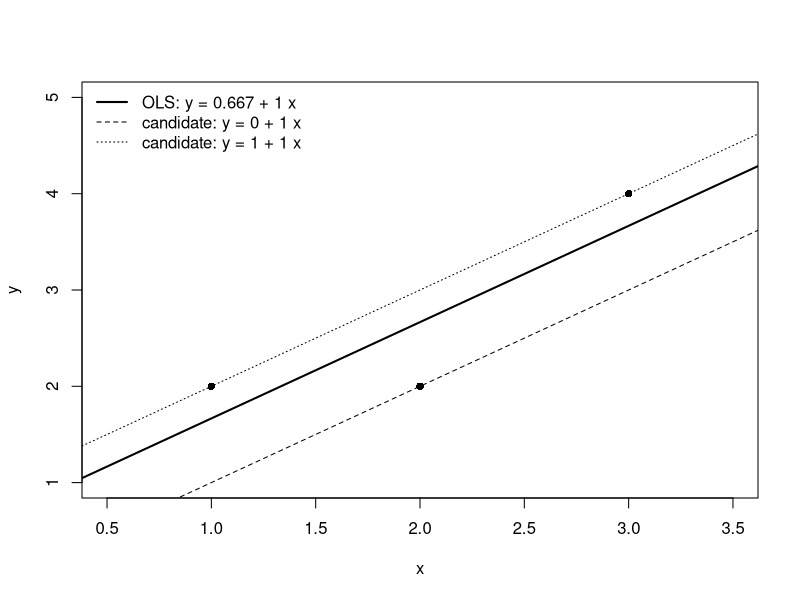
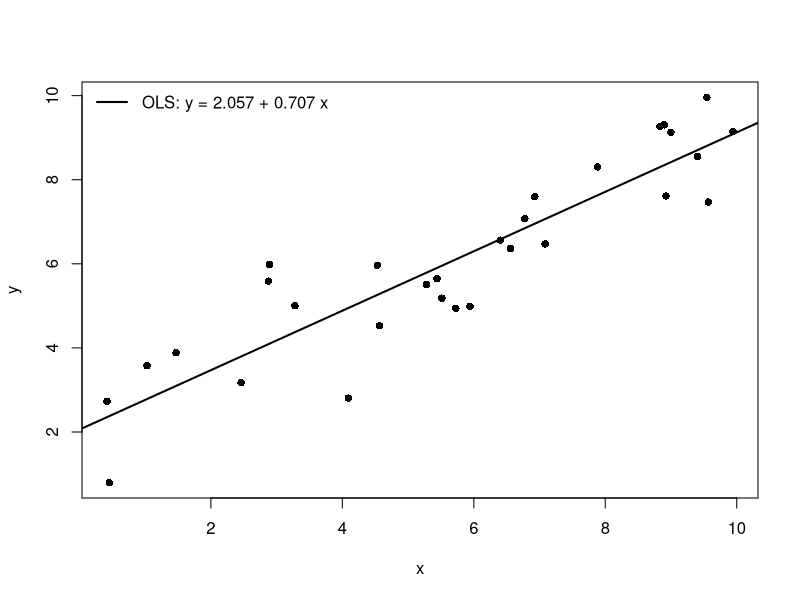
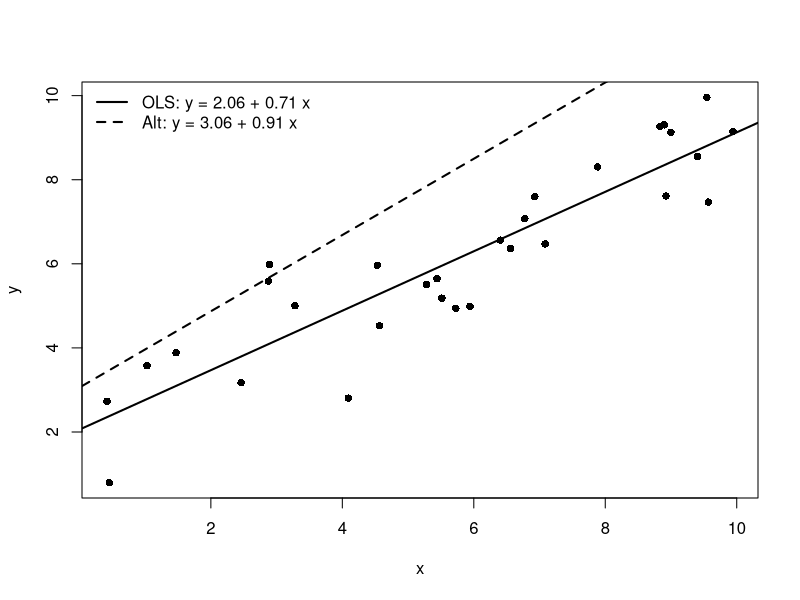
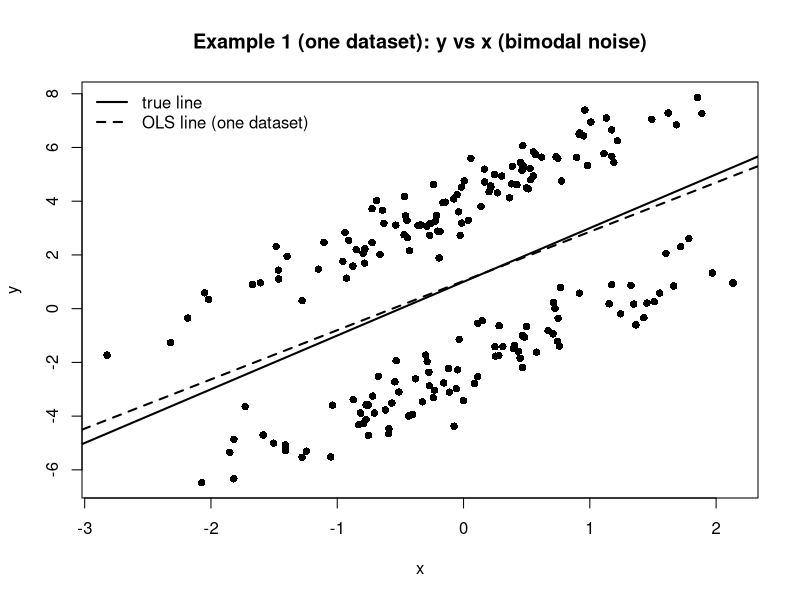
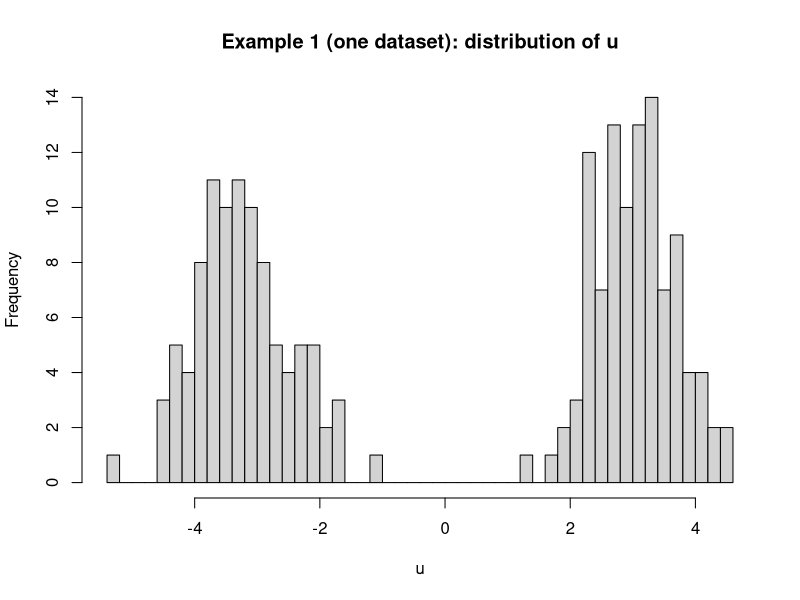
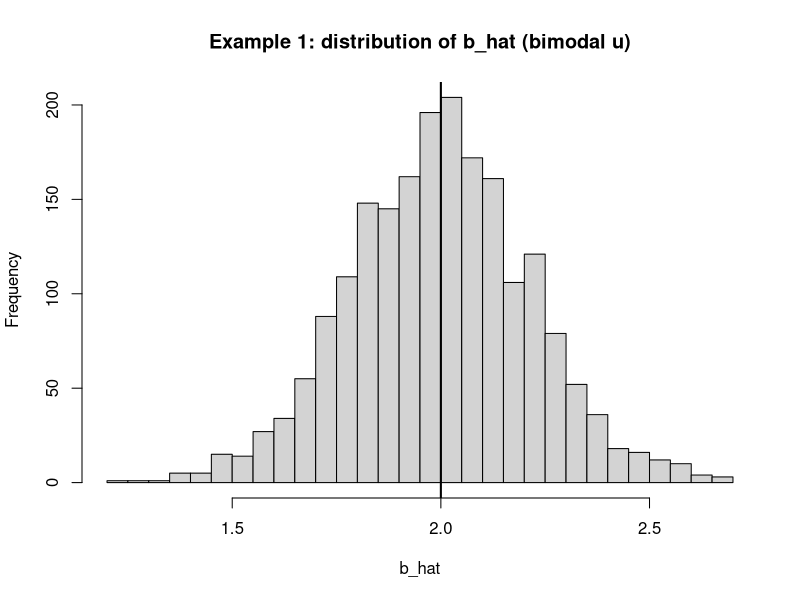
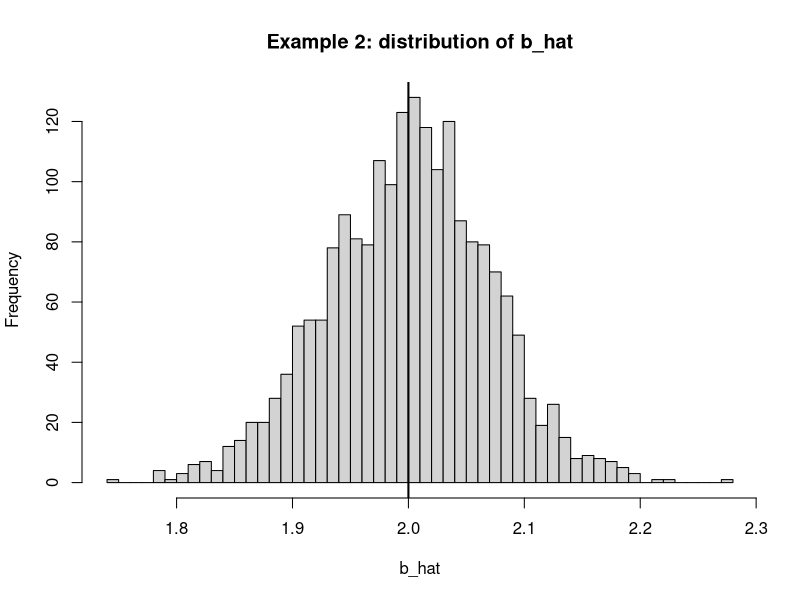
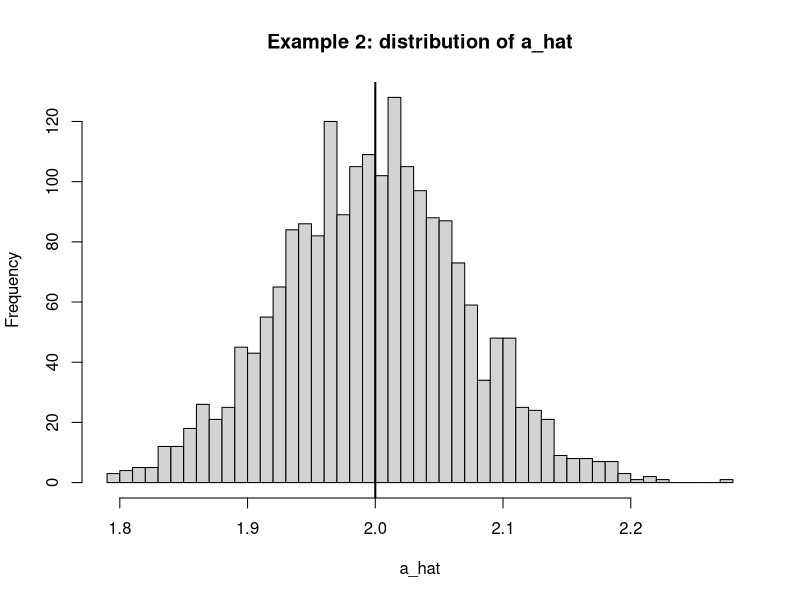

Write the R code that produced these figures, in order.
## ---- chunk 1
#| echo: true
#| message: false
#| warning: false

# ---- data ----
df <- data.frame(
  x = c(1, 2, 3),
  y = c(2, 2, 4)
)

# ---- OLS fit (y = a + b x) ----
fit <- lm(y ~ x, data = df)
a_hat <- coef(fit)[1]
b_hat <- coef(fit)[2]

# ---- plot range ----
x_min <- min(df$x) - 0.5
x_max <- max(df$x) + 0.5

# ---- base plot ----
plot(df$x, df$y,
     xlab = "x", ylab = "y",
     xlim = c(x_min, x_max),
     ylim = range(df$y) + c(-1, 1),
     pch = 16)

# ---- OLS line ----
abline(a = a_hat, b = b_hat, lwd = 2)

# ---- optional: candidate lines from the text ----
abline(a = 0, b = 1, lty = 2)  # a=0, b=1
abline(a = 1, b = 1, lty = 3)  # a=1, b=1

# ---- legend ----
legend("topleft",
       legend = c(
         paste0("OLS: y = ", round(a_hat, 3), " + ", round(b_hat, 3), " x"),
         "candidate: y = 0 + 1 x",
         "candidate: y = 1 + 1 x"
       ),
       lty = c(1, 2, 3),
       lwd = c(2, 1, 1),
       bty = "n")
## ---- chunk 2
#| echo: true
#| message: false
#| warning: false

# -------------------------------------------------
# 1) データ（例として n 個の点を作る）
# -------------------------------------------------
set.seed(123)

n <- 30
x <- runif(n, min = 0, max = 10)                 # x をランダムに作る
y <- 1.5 + 0.8 * x + rnorm(n, mean = 0, sd = 1)  # 直線 + ノイズで y を作る

df <- data.frame(x = x, y = y)

# -------------------------------------------------
# 2) OLS を実行する（y = a + b x）
# -------------------------------------------------
fit <- lm(y ~ x, data = df)

# 推定された a, b（切片と傾き）
a_hat <- coef(fit)[1]
b_hat <- coef(fit)[2]

a_hat
b_hat
## ---- chunk 3
#| echo: true
#| message: false
#| warning: false

# 散布図
plot(df$x, df$y,
     xlab = "x", ylab = "y",
     pch = 16)

# OLS直線（推定された a_hat, b_hat を使う）
abline(a = a_hat, b = b_hat, lwd = 2)

# 凡例
legend("topleft",
       legend = paste0("OLS: y = ", round(a_hat, 3), " + ", round(b_hat, 3), " x"),
       lwd = 2, bty = "n")
## ---- chunk 4
#| echo: true
#| message: false
#| warning: false

# 予測値と残差
y_hat <- predict(fit)          # 各 i の予測値 \hat{y}_i
e     <- df$y - y_hat          # 残差 e_i = y_i - \hat{y}_i

# SSE = sum e_i^2
SSE <- sum(e^2)
SSE
## ---- chunk 5
#| echo: true
#| message: false
#| warning: false

a_alt <- a_hat + 1
b_alt <- b_hat + 0.2

# 代替直線での予測値・残差・SSE
y_hat_alt <- a_alt + b_alt * df$x
e_alt     <- df$y - y_hat_alt
SSE_alt   <- sum(e_alt^2)

c(SSE_ols = SSE, SSE_alt = SSE_alt)
## ---- chunk 6
#| echo: true
#| message: false
#| warning: false

plot(df$x, df$y,
     xlab = "x", ylab = "y",
     pch = 16)

# OLS直線
abline(a = a_hat, b = b_hat, lwd = 2)

# ズレた直線
abline(a = a_alt, b = b_alt, lty = 2, lwd = 2)

legend("topleft",
       legend = c(
         paste0("OLS: y = ", round(a_hat, 2), " + ", round(b_hat, 2), " x"),
         paste0("Alt: y = ", round(a_alt, 2), " + ", round(b_alt, 2), " x")
       ),
       lwd = 2, lty = c(1, 2), bty = "n")
## ---- chunk 7
#| echo: true
#| message: false
#| warning: false

set.seed(1)

# --- true parameters ---
beta0 <- 1
beta1 <- 2

# --- simulation settings ---
n <- 200
R <- 2000

# --- helper: one OLS slope/intercept from generated (x,y) ---
ols_coef <- function(x, y) {
  cf <- coef(lm(y ~ x))
  c(a_hat = unname(cf[1]), b_hat = unname(cf[2]))
}

# --- helper: run many reps, given a generator for u (can depend on x) ---
run_sim <- function(u_generator, label) {
  a_hat <- numeric(R)
  b_hat <- numeric(R)
  
  for (r in 1:R) {
    x <- rnorm(n, 0, 1)
    u <- u_generator(x)
    y <- beta0 + beta1 * x + u
    
    cf <- ols_coef(x, y)
    a_hat[r] <- cf[1]
    b_hat[r] <- cf[2]
  }
  
  list(label = label, a_hat = a_hat, b_hat = b_hat)
}

summarize_sim <- function(sim) {
  c(
    mean_a = mean(sim$a_hat),
    mean_b = mean(sim$b_hat),
    sd_a   = sd(sim$a_hat),
    sd_b   = sd(sim$b_hat)
  )
}
## ---- chunk 8
#| echo: true
#| message: false
#| warning: false

set.seed(101)

# 1回分のデータを作る（図示用）
x <- rnorm(n, 0, 1)

m <- 3       # 2つの山の中心（±m）
sigma <- 0.7 # 各山の広がり

s <- sample(c(-1, 1), size = n, replace = TRUE)  # -1 or +1 を等確率で
u <- s * m + rnorm(n, 0, sigma)

y <- beta0 + beta1 * x + u

# 散布図：y vs x
plot(x, y, pch = 16,
     xlab = "x", ylab = "y",
     main = "Example 1 (one dataset): y vs x (bimodal noise)")

# 真の直線
abline(a = beta0, b = beta1, lwd = 2)

# OLS直線（この1回分）
fit_one <- lm(y ~ x)
abline(fit_one, lwd = 2, lty = 2)

legend("topleft",
       legend = c("true line", "OLS line (one dataset)"),
       lwd = 2, lty = c(1, 2), bty = "n")

# 誤差uの分布（本当に二峰性か確認）
hist(u, breaks = 40,
     main = "Example 1 (one dataset): distribution of u",
     xlab = "u")
## ---- chunk 9
#| echo: true
#| message: false
#| warning: false

# bimodal error generator: mixture of two normals centered at ±m
m <- 3
sigma <- 0.7

sim1 <- run_sim(
  u_generator = function(x) {
    s <- sample(c(-1, 1), size = length(x), replace = TRUE)
    s * m + rnorm(length(x), 0, sigma)
  },
  label = "Example 1: non-normal u (bimodal mixture), E[u|x]=0 holds"
)

# b_hatの分布
hist(sim1$b_hat, breaks = 40,
     main = "Example 1: distribution of b_hat (bimodal u)",
     xlab = "b_hat")
abline(v = beta1, lwd = 2)
## ---- chunk 10
#| echo: true
#| message: false
#| warning: false

c0 <- 1

sim2 <- run_sim(
  u_generator = function(x) c0 + rnorm(length(x), 0, 1),
  label = "Example 2: E[u]=1 constant shift"
)

summarize_sim(sim2)
## ---- chunk 11
#| echo: true
#| message: false
#| warning: false

hist(sim2$b_hat, breaks = 40,
     main = "Example 2: distribution of b_hat",
     xlab = "b_hat")
abline(v = beta1, lwd = 2)

hist(sim2$a_hat, breaks = 40,
     main = "Example 2: distribution of a_hat",
     xlab = "a_hat")
abline(v = beta0 + c0, lwd = 2)
## ---- chunk 12
#| echo: true
#| message: false
#| warning: false

set.seed(201)

# 1回分のデータ（図示用）
x <- rnorm(n, 0, 1)

sigma_x <- 0.5 + abs(x)            # 分散（正確には標準偏差）がxに依存
u <- sigma_x * rnorm(n, 0, 1)

y <- beta0 + beta1 * x + u

# 散布図 + 真の直線 + OLS直線（この1回分）
plot(x, y, pch = 16,
     xlab = "x", ylab = "y",
     main = "Example 3A (one dataset): heteroskedasticity (Var(u|x) depends on x)")

abline(a = beta0, b = beta1, lwd = 2)     # 真の直線
fit_one <- lm(y ~ x)
abline(fit_one, lwd = 2, lty = 2)         # 1回こっきりOLS

legend("topleft",
       legend = c("true line", "OLS line (one dataset)"),
       lwd = 2, lty = c(1, 2), bty = "n")

## ---- chunk 13
#| echo: true
#| message: false
#| warning: false

sim3A <- run_sim(
  u_generator = function(x) (0.5 + abs(x)) * rnorm(length(x), 0, 1),
  label = "Example 3A: variance depends on x (heteroskedasticity)"
)

summarize_sim(sim3A)
## ---- chunk 14
#| echo: true
#| message: false
#| warning: false

hist(sim3A$b_hat, breaks = 40,
     main = "Example 3A: distribution of b_hat (heteroskedasticity)",
     xlab = "b_hat")
abline(v = beta1, lwd = 2)
## ---- chunk 15
#| echo: true
#| message: false
#| warning: false

set.seed(202)

# 1回分のデータ（図示用）
x <- rnorm(n, 0, 1)

rho <- 1.0
u <- rho * x + rnorm(n, 0, 1)

y <- beta0 + beta1 * x + u

# 散布図 + 真の直線 + OLS直線（この1回分）
plot(x, y, pch = 16,
     xlab = "x", ylab = "y",
     main = "Example 3B (one dataset): endogeneity (E[u|x] != 0)")

abline(a = beta0, b = beta1, lwd = 2)     # 真の直線
fit_one <- lm(y ~ x)
abline(fit_one, lwd = 2, lty = 2)         # 1回こっきりOLS

legend("topleft",
       legend = c("true line", "OLS line (one dataset)"),
       lwd = 2, lty = c(1, 2), bty = "n")
## ---- chunk 16
#| echo: true
#| message: false
#| warning: false

rho <- 1.0

sim3B <- run_sim(
  u_generator = function(x) rho * x + rnorm(length(x), 0, 1),
  label = "Example 3B: mean depends on x (endogeneity)"
)

summarize_sim(sim3B)
## ---- chunk 17
#| echo: true
#| message: false
#| warning: false

hist(sim3B$b_hat, breaks = 40,
     main = "Example 3B: distribution of b_hat (endogeneity)",
     xlab = "b_hat")
abline(v = beta1, lwd = 2)
## ---- chunk 18
#| echo: true
#| message: false
#| warning: false

set.seed(301)

# -----------------------------
# settings
# -----------------------------
n_ts <- n          # 既に n <- 200 を使っている想定
rho_ar <- 0.7
sigma_eps <- 1

# -----------------------------
# generate one dataset
# -----------------------------
t <- 1:n_ts

# x_t is exogenous
x <- rnorm(n_ts, 0, 1)

# AR(1) error: u_t = rho u_{t-1} + eps_t
eps <- rnorm(n_ts, 0, sigma_eps)
u <- numeric(n_ts)
u[1] <- eps[1]
for (k in 2:n_ts) {
  u[k] <- rho_ar * u[k-1] + eps[k]
}

# outcome
y <- beta0 + beta1 * x + u

# one-shot OLS
fit_one <- lm(y ~ x)

# -----------------------------
# show coefficients (optional)
# -----------------------------
coef(fit_one)

# -----------------------------
# plots
# -----------------------------
# (1) time series of u_t
plot(t, u, type = "l",
     xlab = "t", ylab = "u_t",
     main = "Example 4A (one dataset): AR(1) errors u_t")

# (2) time series of y_t
plot(t, y, type = "l",
     xlab = "t", ylab = "y_t",
     main = "Example 4A (one dataset): y_t over time")

# (3) scatter + true line + OLS line
plot(x, y, pch = 16,
     xlab = "x_t", ylab = "y_t",
     main = "Example 4A (one dataset): y_t vs x_t with AR(1) errors")

abline(a = beta0, b = beta1, lwd = 2)   # true line
abline(fit_one, lwd = 2, lty = 2)       # OLS line (one dataset)

legend("topleft",
       legend = c("true line", "OLS line (one dataset)"),
       lwd = 2, lty = c(1, 2), bty = "n")
## ---- chunk 19
#| echo: true
#| message: false
#| warning: false

rho_ar <- 0.7   # 誤差の自己相関
sigma_eps <- 1  # ショックの標準偏差

sim4A <- run_sim(
  u_generator = function(x) {
    # AR(1): u_t = rho u_{t-1} + eps_t
    eps <- rnorm(length(x), 0, sigma_eps)
    u <- numeric(length(x))
    u[1] <- eps[1]
    for (t in 2:length(x)) {
      u[t] <- rho_ar * u[t-1] + eps[t]
    }
    u
  },
  label = "Example 4A: serially correlated u (AR(1)), exogeneity holds"
)

summarize_sim(sim4A)
## ---- chunk 20
#| echo: true
#| message: false
#| warning: false

hist(sim4A$b_hat, breaks = 40,
     main = "Example 4A: distribution of b_hat (AR(1) errors)",
     xlab = "b_hat")
abline(v = beta1, lwd = 2)
